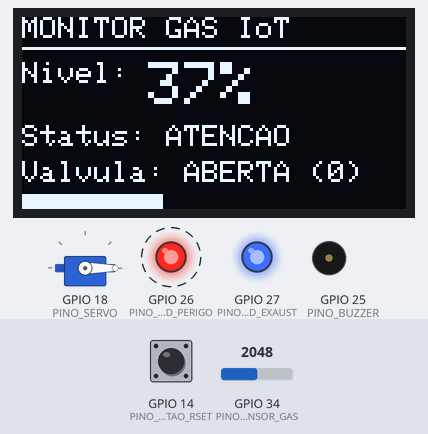
The sketch below on a simulated ESP32. Parts: servo, 128×64 one-colour display, output pins drawn as LEDs (lit = HIGH), buzzer (waves = sounding). Dashed ring = blinking. The inputs (shaded band) are chosen by the test bench; at power-on: GPIO 34 (PINO_SENSOR_GAS) = 2048, GPIO 14 (PINO_BOTAO_RSET) HIGH. WiFi joins after 1.5 s; servers stay silent unless stated; random numbers use the default seed unless the sketch sets one; no MQTT or app messages arrive unless stated; what the sketch prints to the serial monitor is not drawn.

Above: at 2.7 s.
2.8 s: GPIO 34 (PINO_SENSOR_GAS) set to 3017
At 3.78 s:
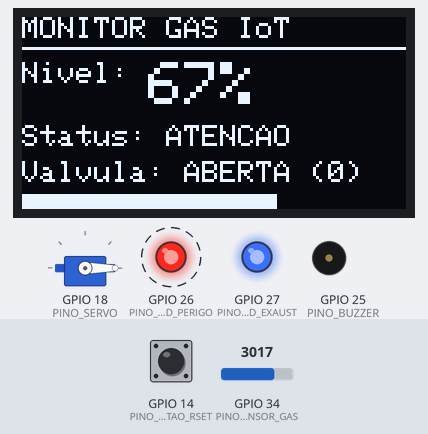
5.6 s: GPIO 34 (PINO_SENSOR_GAS) set to 3125
At 6.2 s:
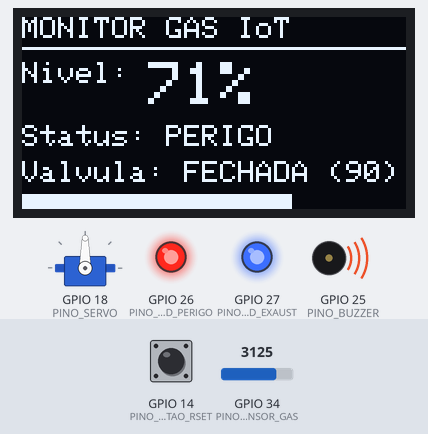
7.1 s: GPIO 34 (PINO_SENSOR_GAS) set to 2866
At 8.9 s:
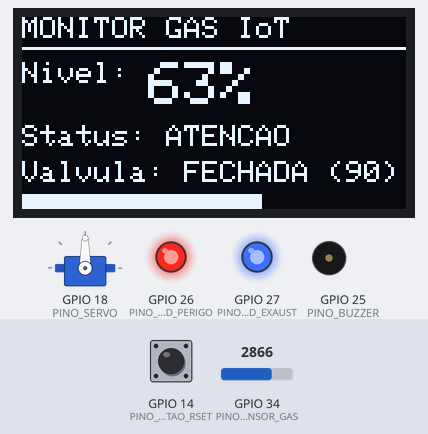
9.6 s: GPIO 34 (PINO_SENSOR_GAS) set to 2034
At 10.33 s:
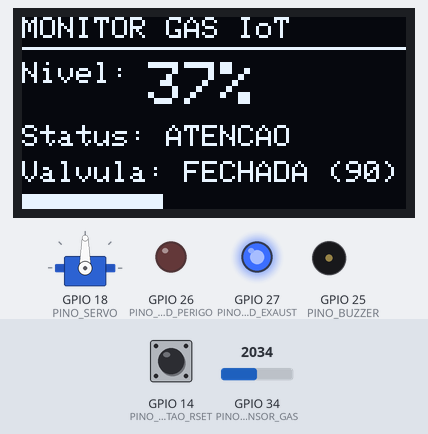
11.1 s: GPIO 34 (PINO_SENSOR_GAS) set to 1896
At 12.3 s:
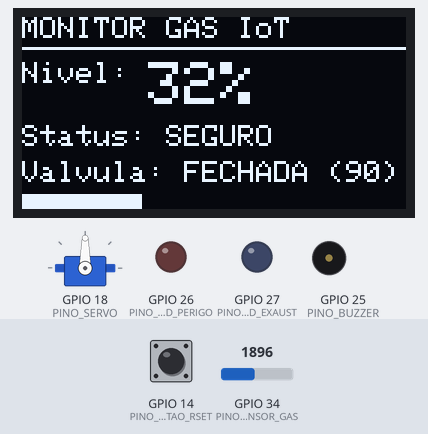
12.6 s: GPIO 14 (PINO_BOTAO_RSET) pulled LOW for 0.15 s
At 13.8 s:
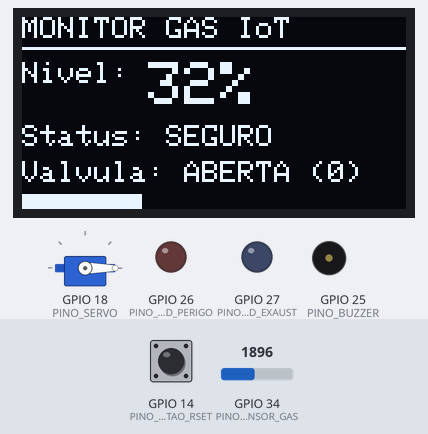
Timing chart, 0 to 15.4 s (numbered marks = the images above; inputs shaded):
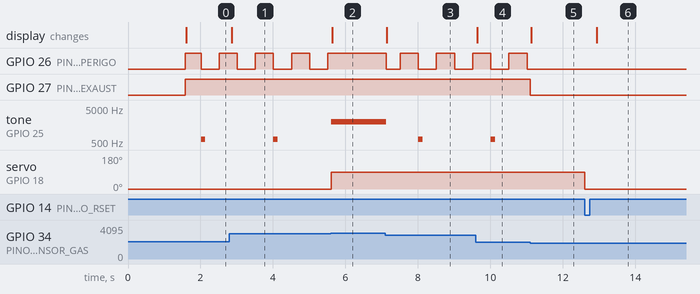

The sketch:

sketch.ino
```cpp
#include <WiFi.h>
#include <PubSubClient.h>
#include <ESP32Servo.h>
#include <Wire.h>
#include <Adafruit_GFX.h>
#include <Adafruit_SSD1306.h>

// Rede e MQTT
const char* SSID = "Wokwi-GUEST";
const char* PASSWORD = "";
const char* MQTT_SERVER = "broker.hivemq.com";
const int MQTT_PORT = 1883;

const char* TOPICO_TELEMETRIA = "projeto/cozinha/detector_gas";
const char* TOPICO_COMANDO    = "projeto/cozinha/comando";

// Pinos
#define PINO_SENSOR_GAS 34
#define PINO_BUZZER     25
#define PINO_LED_PERIGO 26
#define PINO_LED_EXAUST 27
#define PINO_SERVO      18
#define PINO_BOTAO_RSET 14

// Calibração do Sensor MQ-2
const int LEITURA_MIN = 843;
const int LEITURA_MAX = 4041;
const int LIMITE_ATENCAO = 35; // em %
const int LIMITE_PERIGO  = 70; // em %

WiFiClient espClient;
PubSubClient client(espClient);
Servo valvulaGas;
Adafruit_SSD1306 display(128, 64, &Wire, -1);

// Variáveis de Estado
int leituraBruta = 0;
int percentualGas = 0;
bool valvulaFechada = false;
bool alarmeSilenciado = false;
String statusCozinha = "SEGURO";
unsigned long ultimoEnvioMQTT = 0;

void setup() {
  Serial.begin(115200);

  pinMode(PINO_SENSOR_GAS, INPUT);
  pinMode(PINO_BUZZER, OUTPUT);
  pinMode(PINO_LED_PERIGO, OUTPUT);
  pinMode(PINO_LED_EXAUST, OUTPUT);
  pinMode(PINO_BOTAO_RSET, INPUT_PULLUP);

  valvulaGas.attach(PINO_SERVO);
  valvulaGas.write(0); // 0 graus = Válvula Aberta

  if (!display.begin(SSD1306_SWITCHCAPVCC, 0x3C)) {
    Serial.println("Falha no OLED");
  }
  display.clearDisplay();
  display.setTextColor(WHITE);

  conectarWiFi();
  client.setServer(MQTT_SERVER, MQTT_PORT);
  client.setCallback(receberComandoMQTT);
}

void loop() {
  if (!client.connected()) {
    reconectarMQTT();
  }
  client.loop();

  verificarBotaoRearme();
  lerSensorGas();
  avaliarSeguranca();
  atualizarDisplayLocal();

  // Publica a cada 2 segundos sem travar o loop (usando millis)
  if (millis() - ultimoEnvioMQTT >= 2000) {
    ultimoEnvioMQTT = millis();
    publicarDadosMQTT();
  }
}

void conectarWiFi() {
  WiFi.begin(SSID, PASSWORD);
  while (WiFi.status() != WL_CONNECTED) {
    delay(300);
  }
}

void reconectarMQTT() {
  while (!client.connected()) {
    String clientId = "ESP32_Gas_Pro_" + String(random(0xffff), HEX);
    if (client.connect(clientId.c_str())) {
      client.subscribe(TOPICO_COMANDO); // Escuta comandos remotos
      Serial.println("MQTT Conectado e inscrito em comandos!");
    } else {
      delay(2000);
    }
  }
}

// Callback executado quando chega comando do painel MQTT
void receberComandoMQTT(char* topic, byte* payload, unsigned int length) {
  String mensagem = "";
  for (unsigned int i = 0; i < length; i++) {
    mensagem += (char)payload[i];
  }
  mensagem.trim();
  Serial.println("Comando remoto recebido: " + mensagem);

  if (mensagem == "FECHAR") {
    valvulaFechada = true;
    valvulaGas.write(90);
  } else if (mensagem == "REARMAR" && percentualGas < LIMITE_ATENCAO) {
    valvulaFechada = false;
    alarmeSilenciado = false;
    valvulaGas.write(0);
  } else if (mensagem == "SILENCIAR") {
    alarmeSilenciado = true;
    noTone(PINO_BUZZER);
  }
}

void verificarBotaoRearme() {
  if (digitalRead(PINO_BOTAO_RSET) == LOW) {
    if (percentualGas < LIMITE_ATENCAO) {
      valvulaFechada = false;
      alarmeSilenciado = false;
      valvulaGas.write(0);
      Serial.println("Sistema rearmado manualmente!");
    } else {
      Serial.println("Bloqueado: Nivel de gas ainda alto para rearmar!");
    }
    delay(300);
  }
}

void lerSensorGas() {
  leituraBruta = analogRead(PINO_SENSOR_GAS);
  percentualGas = map(leituraBruta, LEITURA_MIN, LEITURA_MAX, 0, 100);
  percentualGas = constrain(percentualGas, 0, 100);
}

void avaliarSeguranca() {
  if (percentualGas >= LIMITE_PERIGO) {
    statusCozinha = "PERIGO";
    valvulaFechada = true;
    valvulaGas.write(90); // Fecha registro de gás (90 graus)
    digitalWrite(PINO_LED_PERIGO, HIGH);
    digitalWrite(PINO_LED_EXAUST, HIGH); // Liga exaustor
    if (!alarmeSilenciado) {
      tone(PINO_BUZZER, 2000);
    }
  }
  else if (percentualGas >= LIMITE_ATENCAO) {
    statusCozinha = "ATENCAO";
    digitalWrite(PINO_LED_EXAUST, HIGH); // Liga exaustor preventivamente
    digitalWrite(PINO_LED_PERIGO, (millis() / 500) % 2); // Pisca sem delay
    if (!alarmeSilenciado) {
      // Bip suave de 120ms a cada 2 segundos
      if ((millis() % 2000) < 120) tone(PINO_BUZZER, 600);
      else noTone(PINO_BUZZER);
    }
  }
  else {
    statusCozinha = "SEGURO";
    alarmeSilenciado = false;
    noTone(PINO_BUZZER);
    digitalWrite(PINO_LED_PERIGO, LOW);
    digitalWrite(PINO_LED_EXAUST, LOW);
    // Nota: Se a válvula fechou por perigo, ela permanece fechada até o rearme!
  }
}

void atualizarDisplayLocal() {
  display.clearDisplay();
  display.setTextSize(1);
  display.setCursor(0, 0);
  display.print("MONITOR GAS IoT");
  display.drawLine(0, 10, 128, 10, WHITE);

  display.setCursor(0, 15);
  display.print("Nivel: ");
  display.setTextSize(2);
  display.print(percentualGas);
  display.println("%");

  display.setTextSize(1);
  display.setCursor(0, 36);
  display.print("Status: ");
  display.println(statusCozinha);

  display.setCursor(0, 48);
  display.print("Valvula: ");
  display.println(valvulaFechada ? "FECHADA (90)" : "ABERTA (0)");

  // Barra de progresso visual na base
  int larguraBarra = map(percentualGas, 0, 100, 0, 128);
  display.fillRect(0, 59, larguraBarra, 5, WHITE);
  display.display();
}

void publicarDadosMQTT() {
  String payload = "{";
  payload += "\"gas_pct\":" + String(percentualGas) + ",";
  payload += "\"status\":\"" + statusCozinha + "\",";
  payload += "\"valvula\":\"" + String(valvulaFechada ? "FECHADA" : "ABERTA") + "\",";
  payload += "\"exaustor\":" + String(digitalRead(PINO_LED_EXAUST) ? "true" : "false");
  payload += "}";

  client.publish(TOPICO_TELEMETRIA, payload.c_str());
  Serial.println("Telemetria: " + payload);
}
```

Measured:
- the behaviour switches between 3081 and 3082 on GPIO 34 (PINO_SENSOR_GAS) (found by bisection; images 1 and 2)
- the behaviour switches between 1963 and 1962 on GPIO 34 (PINO_SENSOR_GAS) (found by bisection; images 4 and 5)
- after the input at 2.8 s, the display: changes after 0.06 s (image 1)
- after the input at 5.6 s, servo on GPIO 18 (PINO_SERVO): 0° → 90° at once; the display: changes at once (image 2)
- after the input at 7.1 s, GPIO 26 (PINO_LED_PERIGO): HIGH → LOW at once, then repeats every 0.99 s: HIGH 0.49 s, LOW 0.50 s; tone on GPIO 25 (PINO_BUZZER): 2000 Hz → silent at once, → 600 Hz 0.88 s later, → silent 0.13 s later; the display: changes after 0.05 s (image 3)
- after the input at 9.6 s, the display: changes at once (image 4)
- after the input at 11.1 s, GPIO 27 (PINO_LED_EXAUST): HIGH → LOW at once; the display: changes at once (image 5)
- after the input at 12.6 s, servo on GPIO 18 (PINO_SERVO): 90° → 0° at once; the display: changes after 0.33 s (image 6)
